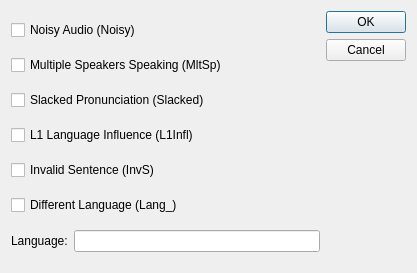
<?xml version="1.0" encoding="UTF-8"?>
<ui version="4.0">
 <class>TagSelectionDialog</class>
 <widget class="QDialog" name="TagSelectionDialog">
  <property name="geometry">
   <rect>
    <x>0</x>
    <y>0</y>
    <width>417</width>
    <height>273</height>
   </rect>
  </property>
  <property name="sizePolicy">
   <sizepolicy hsizetype="Preferred" vsizetype="Fixed">
    <horstretch>0</horstretch>
    <verstretch>0</verstretch>
   </sizepolicy>
  </property>
  <property name="windowTitle">
   <string>Tag Selection</string>
  </property>
  <layout class="QHBoxLayout" name="horizontalLayout_2">
   <item>
    <layout class="QVBoxLayout" name="verticalLayout">
     <item>
      <widget class="QCheckBox" name="checkBox_noisy">
       <property name="text">
        <string>Noisy Audio (Noisy)</string>
       </property>
      </widget>
     </item>
     <item>
      <widget class="QCheckBox" name="checkBox_mltsp">
       <property name="text">
        <string>Multiple Speakers Speaking (MltSp)</string>
       </property>
      </widget>
     </item>
     <item>
      <widget class="QCheckBox" name="checkBox_slacked">
       <property name="text">
        <string>Slacked Pronunciation (Slacked)</string>
       </property>
      </widget>
     </item>
     <item>
      <widget class="QCheckBox" name="checkBox_l1infl">
       <property name="text">
        <string>L1 Language Influence (L1Infl)</string>
       </property>
      </widget>
     </item>
     <item>
      <widget class="QCheckBox" name="checkBox_invs">
       <property name="text">
        <string>Invalid Sentence (InvS)</string>
       </property>
      </widget>
     </item>
     <item>
      <widget class="QCheckBox" name="checkBox_lang">
       <property name="text">
        <string>Different Language (Lang_)</string>
       </property>
      </widget>
     </item>
     <item>
      <layout class="QHBoxLayout" name="horizontalLayout">
       <property name="sizeConstraint">
        <enum>QLayout::SetDefaultConstraint</enum>
       </property>
       <item>
        <widget class="QLabel" name="label">
         <property name="sizePolicy">
          <sizepolicy hsizetype="Preferred" vsizetype="Preferred">
           <horstretch>0</horstretch>
           <verstretch>0</verstretch>
          </sizepolicy>
         </property>
         <property name="text">
          <string>Language:</string>
         </property>
        </widget>
       </item>
       <item>
        <widget class="QLineEdit" name="lineEdit_language"/>
       </item>
      </layout>
     </item>
    </layout>
   </item>
   <item>
    <widget class="QDialogButtonBox" name="buttonBox">
     <property name="orientation">
      <enum>Qt::Vertical</enum>
     </property>
     <property name="standardButtons">
      <set>QDialogButtonBox::Cancel|QDialogButtonBox::Ok</set>
     </property>
    </widget>
   </item>
  </layout>
 </widget>
 <resources/>
 <connections>
  <connection>
   <sender>buttonBox</sender>
   <signal>accepted()</signal>
   <receiver>TagSelectionDialog</receiver>
   <slot>accept()</slot>
   <hints>
    <hint type="sourcelabel">
     <x>248</x>
     <y>254</y>
    </hint>
    <hint type="destinationlabel">
     <x>157</x>
     <y>274</y>
    </hint>
   </hints>
  </connection>
  <connection>
   <sender>buttonBox</sender>
   <signal>rejected()</signal>
   <receiver>TagSelectionDialog</receiver>
   <slot>reject()</slot>
   <hints>
    <hint type="sourcelabel">
     <x>316</x>
     <y>260</y>
    </hint>
    <hint type="destinationlabel">
     <x>286</x>
     <y>274</y>
    </hint>
   </hints>
  </connection>
 </connections>
</ui>
